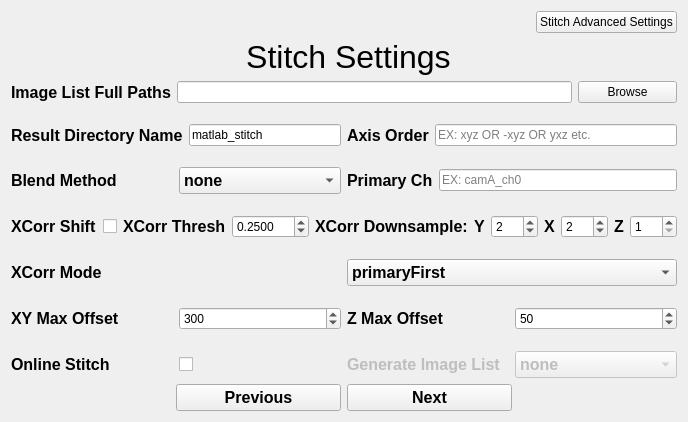
    <widget class="QWidget" name="Stitch">
     <attribute name="title">
      <string>Stitch</string>
     </attribute>
     <layout class="QGridLayout" name="gridLayout_3" rowstretch="2,10,1">
      <item row="0" column="0">
       <layout class="QVBoxLayout" name="verticalLayout_10">
        <item>
         <layout class="QHBoxLayout" name="horizontalLayout" stretch="4,1">
          <item>
           <spacer name="horizontalSpacer_27">
            <property name="orientation">
             <enum>Qt::Horizontal</enum>
            </property>
            <property name="sizeHint" stdset="0">
             <size>
              <width>40</width>
              <height>20</height>
             </size>
            </property>
           </spacer>
          </item>
          <item>
           <widget class="QPushButton" name="stitchAdvancedSettingsButton">
            <property name="text">
             <string>Stitch Advanced Settings</string>
            </property>
           </widget>
          </item>
         </layout>
        </item>
        <item>
         <layout class="QHBoxLayout" name="horizontalLayout_117" stretch="0">
          <item>
           <widget class="QLabel" name="stitchSettingsLabel">
            <property name="font">
             <font>
              <pointsize>24</pointsize>
             </font>
            </property>
            <property name="text">
             <string> Stitch Settings</string>
            </property>
            <property name="alignment">
             <set>Qt::AlignHCenter|Qt::AlignTop</set>
            </property>
           </widget>
          </item>
         </layout>
        </item>
       </layout>
      </item>
      <item row="1" column="0">
       <layout class="QVBoxLayout" name="verticalLayout_9" stretch="1,1,1,1,1,1,1,1,1,1,1,1,1">
        <property name="spacing">
         <number>6</number>
        </property>
        <property name="topMargin">
         <number>0</number>
        </property>
        <item>
         <layout class="QHBoxLayout" name="horizontalLayout_113" stretch="1">
          <item>
           <layout class="QHBoxLayout" name="horizontalLayout_24" stretch="1,4,1">
            <item>
             <widget class="QLabel" name="imageListFullPathsLabel">
              <property name="font">
               <font>
                <pointsize>12</pointsize>
                <bold>true</bold>
               </font>
              </property>
              <property name="text">
               <string>Image List Full Paths</string>
              </property>
             </widget>
            </item>
            <item>
             <widget class="QLineEdit" name="imageListFullPathsLineEdit">
              <property name="sizePolicy">
               <sizepolicy hsizetype="Preferred" vsizetype="Fixed">
                <horstretch>0</horstretch>
                <verstretch>0</verstretch>
               </sizepolicy>
              </property>
             </widget>
            </item>
            <item>
             <widget class="QPushButton" name="imageListFullPathsBrowseButton">
              <property name="sizePolicy">
               <sizepolicy hsizetype="Preferred" vsizetype="Fixed">
                <horstretch>0</horstretch>
                <verstretch>0</verstretch>
               </sizepolicy>
              </property>
              <property name="text">
               <string>Browse</string>
              </property>
             </widget>
            </item>
           </layout>
          </item>
         </layout>
        </item>
        <item>
         <spacer name="verticalSpacer_16">
          <property name="orientation">
           <enum>Qt::Vertical</enum>
          </property>
          <property name="sizeType">
           <enum>QSizePolicy::Preferred</enum>
          </property>
          <property name="sizeHint" stdset="0">
           <size>
            <width>20</width>
            <height>10</height>
           </size>
          </property>
         </spacer>
        </item>
        <item>
         <layout class="QHBoxLayout" name="horizontalLayout_112" stretch="1,1">
          <item>
           <layout class="QHBoxLayout" name="horizontalLayout_23">
            <item>
             <widget class="QLabel" name="resultsDirLabel">
              <property name="font">
               <font>
                <pointsize>12</pointsize>
                <bold>true</bold>
               </font>
              </property>
              <property name="text">
               <string>Result Directory Name</string>
              </property>
             </widget>
            </item>
            <item>
             <widget class="QLineEdit" name="resultsDirLineEdit">
              <property name="text">
               <string>matlab_stitch</string>
              </property>
             </widget>
            </item>
           </layout>
          </item>
          <item>
           <layout class="QHBoxLayout" name="horizontalLayout_25">
            <item>
             <widget class="QLabel" name="axisOrderLabel">
              <property name="font">
               <font>
                <pointsize>12</pointsize>
                <bold>true</bold>
               </font>
              </property>
              <property name="text">
               <string>Axis Order</string>
              </property>
             </widget>
            </item>
            <item>
             <widget class="QLineEdit" name="axisOrderLineEdit">
              <property name="sizePolicy">
               <sizepolicy hsizetype="Expanding" vsizetype="Fixed">
                <horstretch>0</horstretch>
                <verstretch>0</verstretch>
               </sizepolicy>
              </property>
              <property name="placeholderText">
               <string>EX: xyz OR -xyz OR yxz etc.</string>
              </property>
             </widget>
            </item>
           </layout>
          </item>
         </layout>
        </item>
        <item>
         <spacer name="verticalSpacer_15">
          <property name="orientation">
           <enum>Qt::Vertical</enum>
          </property>
          <property name="sizeType">
           <enum>QSizePolicy::Preferred</enum>
          </property>
          <property name="sizeHint" stdset="0">
           <size>
            <width>20</width>
            <height>10</height>
           </size>
          </property>
         </spacer>
        </item>
        <item>
         <layout class="QHBoxLayout" name="horizontalLayout_115" stretch="1,1">
          <item>
           <layout class="QHBoxLayout" name="horizontalLayout_26">
            <item>
             <widget class="QLabel" name="blendMethodLabel">
              <property name="font">
               <font>
                <pointsize>12</pointsize>
                <bold>true</bold>
               </font>
              </property>
              <property name="text">
               <string>Blend Method</string>
              </property>
             </widget>
            </item>
            <item>
             <widget class="QComboBox" name="blendMethodComboBox">
              <property name="font">
               <font>
                <pointsize>12</pointsize>
                <bold>true</bold>
               </font>
              </property>
              <property name="editable">
               <bool>false</bool>
              </property>
              <property name="currentText">
               <string>none</string>
              </property>
              <item>
               <property name="text">
                <string>none</string>
               </property>
              </item>
              <item>
               <property name="text">
                <string>mean</string>
               </property>
              </item>
              <item>
               <property name="text">
                <string>median</string>
               </property>
              </item>
              <item>
               <property name="text">
                <string>max</string>
               </property>
              </item>
              <item>
               <property name="text">
                <string>feather</string>
               </property>
              </item>
             </widget>
            </item>
           </layout>
          </item>
          <item>
           <layout class="QHBoxLayout" name="horizontalLayout_5">
            <item>
             <widget class="QLabel" name="primaryCHLabel">
              <property name="enabled">
               <bool>true</bool>
              </property>
              <property name="font">
               <font>
                <pointsize>12</pointsize>
                <bold>true</bold>
               </font>
              </property>
              <property name="text">
               <string>Primary Ch</string>
              </property>
             </widget>
            </item>
            <item>
             <widget class="QLineEdit" name="primaryCHLineEdit">
              <property name="enabled">
               <bool>true</bool>
              </property>
              <property name="text">
               <string/>
              </property>
              <property name="maxLength">
               <number>32763</number>
              </property>
              <property name="placeholderText">
               <string>EX: camA_ch0</string>
              </property>
             </widget>
            </item>
           </layout>
          </item>
         </layout>
        </item>
        <item>
         <spacer name="verticalSpacer_18">
          <property name="orientation">
           <enum>Qt::Vertical</enum>
          </property>
          <property name="sizeType">
           <enum>QSizePolicy::Preferred</enum>
          </property>
          <property name="sizeHint" stdset="0">
           <size>
            <width>20</width>
            <height>10</height>
           </size>
          </property>
         </spacer>
        </item>
        <item>
         <layout class="QHBoxLayout" name="horizontalLayout_111" stretch="1,1,4">
          <item>
           <layout class="QHBoxLayout" name="horizontalLayout_27">
            <item>
             <widget class="QLabel" name="xCorrShiftLabel">
              <property name="font">
               <font>
                <pointsize>12</pointsize>
                <bold>true</bold>
               </font>
              </property>
              <property name="text">
               <string>XCorr Shift</string>
              </property>
             </widget>
            </item>
            <item>
             <widget class="QCheckBox" name="xCorrShiftCheckBox">
              <property name="text">
               <string/>
              </property>
             </widget>
            </item>
           </layout>
          </item>
          <item>
           <layout class="QHBoxLayout" name="horizontalLayout_64" stretch="4,1">
            <item>
             <widget class="QLabel" name="xcorrThreshLabel">
              <property name="font">
               <font>
                <pointsize>12</pointsize>
                <bold>true</bold>
               </font>
              </property>
              <property name="text">
               <string>XCorr Thresh</string>
              </property>
             </widget>
            </item>
            <item>
             <widget class="QDoubleSpinBox" name="xcorrThreshSpinBox">
              <property name="enabled">
               <bool>true</bool>
              </property>
              <property name="decimals">
               <number>4</number>
              </property>
              <property name="maximum">
               <double>999.000000000000000</double>
              </property>
              <property name="value">
               <double>0.250000000000000</double>
              </property>
             </widget>
            </item>
           </layout>
          </item>
          <item>
           <layout class="QHBoxLayout" name="xcorrDownsampleHorizontalLayout" stretch="4,1,1,1">
            <item>
             <layout class="QHBoxLayout" name="xcorrDownsampleLabelLayout">
              <item>
               <widget class="QLabel" name="xcorrDownsampleLabel">
                <property name="font">
                 <font>
                  <pointsize>12</pointsize>
                  <bold>true</bold>
                 </font>
                </property>
                <property name="text">
                 <string>XCorr Downsample:</string>
                </property>
               </widget>
              </item>
             </layout>
            </item>
            <item>
             <layout class="QHBoxLayout" name="xcorrDownsampleYHorizontalLayout">
              <item>
               <widget class="QLabel" name="xcorrDownsampleYLabel">
                <property name="enabled">
                 <bool>true</bool>
                </property>
                <property name="font">
                 <font>
                  <pointsize>12</pointsize>
                  <bold>true</bold>
                 </font>
                </property>
                <property name="text">
                 <string>Y</string>
                </property>
               </widget>
              </item>
              <item>
               <widget class="QSpinBox" name="xcorrDownsampleYSpinBox">
                <property name="enabled">
                 <bool>true</bool>
                </property>
                <property name="minimum">
                 <number>1</number>
                </property>
                <property name="maximum">
                 <number>999</number>
                </property>
                <property name="value">
                 <number>2</number>
                </property>
               </widget>
              </item>
             </layout>
            </item>
            <item>
             <layout class="QHBoxLayout" name="xcorrDownsampleXHorizontalLayout">
              <item>
               <widget class="QLabel" name="xcorrDownsampleXLabel">
                <property name="enabled">
                 <bool>true</bool>
                </property>
                <property name="font">
                 <font>
                  <pointsize>12</pointsize>
                  <bold>true</bold>
                 </font>
                </property>
                <property name="text">
                 <string>X</string>
                </property>
               </widget>
              </item>
              <item>
               <widget class="QSpinBox" name="xcorrDownsampleXSpinBox">
                <property name="enabled">
                 <bool>true</bool>
                </property>
                <property name="minimum">
                 <number>1</number>
                </property>
                <property name="maximum">
                 <number>999</number>
                </property>
                <property name="value">
                 <number>2</number>
                </property>
               </widget>
              </item>
             </layout>
            </item>
            <item>
             <layout class="QHBoxLayout" name="xcorrDownsampleZHorizontalLayout">
              <item>
               <widget class="QLabel" name="xcorrDownsampleZLabel">
                <property name="enabled">
                 <bool>true</bool>
                </property>
                <property name="font">
                 <font>
                  <pointsize>12</pointsize>
                  <bold>true</bold>
                 </font>
                </property>
                <property name="text">
                 <string>Z</string>
                </property>
               </widget>
              </item>
              <item>
               <widget class="QSpinBox" name="xcorrDownsampleZSpinBox">
                <property name="enabled">
                 <bool>true</bool>
                </property>
                <property name="minimum">
                 <number>1</number>
                </property>
                <property name="maximum">
                 <number>999</number>
                </property>
                <property name="value">
                 <number>1</number>
                </property>
               </widget>
              </item>
             </layout>
            </item>
           </layout>
          </item>
         </layout>
        </item>
        <item>
         <spacer name="verticalSpacer_17">
          <property name="orientation">
           <enum>Qt::Vertical</enum>
          </property>
          <property name="sizeType">
           <enum>QSizePolicy::Preferred</enum>
          </property>
          <property name="sizeHint" stdset="0">
           <size>
            <width>20</width>
            <height>10</height>
           </size>
          </property>
         </spacer>
        </item>
        <item>
         <layout class="QHBoxLayout" name="horizontalLayout_114" stretch="0">
          <item>
           <layout class="QHBoxLayout" name="horizontalLayout_28">
            <item>
             <widget class="QLabel" name="xCorrModeLabel">
              <property name="font">
               <font>
                <pointsize>12</pointsize>
                <bold>true</bold>
               </font>
              </property>
              <property name="text">
               <string>XCorr Mode</string>
              </property>
             </widget>
            </item>
            <item>
             <widget class="QComboBox" name="xCorrModeComboBox">
              <property name="font">
               <font>
                <pointsize>12</pointsize>
                <bold>true</bold>
               </font>
              </property>
              <property name="editable">
               <bool>false</bool>
              </property>
              <property name="currentText">
               <string>primaryFirst</string>
              </property>
              <item>
               <property name="text">
                <string>primaryFirst</string>
               </property>
              </item>
              <item>
               <property name="text">
                <string>primary</string>
               </property>
              </item>
              <item>
               <property name="text">
                <string>all</string>
               </property>
              </item>
             </widget>
            </item>
           </layout>
          </item>
         </layout>
        </item>
        <item>
         <spacer name="verticalSpacer_11">
          <property name="orientation">
           <enum>Qt::Vertical</enum>
          </property>
          <property name="sizeHint" stdset="0">
           <size>
            <width>20</width>
            <height>40</height>
           </size>
          </property>
         </spacer>
        </item>
        <item>
         <layout class="QHBoxLayout" name="horizontalLayout_36">
          <item>
           <layout class="QHBoxLayout" name="horizontalLayout_62">
            <item>
             <widget class="QLabel" name="xyMaxOffsetLabel">
              <property name="font">
               <font>
                <pointsize>12</pointsize>
                <bold>true</bold>
               </font>
              </property>
              <property name="text">
               <string>XY Max Offset</string>
              </property>
             </widget>
            </item>
            <item>
             <widget class="QSpinBox" name="xyMaxOffsetSpinBox">
              <property name="maximum">
               <number>2000000000</number>
              </property>
              <property name="value">
               <number>300</number>
              </property>
             </widget>
            </item>
           </layout>
          </item>
          <item>
           <layout class="QHBoxLayout" name="horizontalLayout_63">
            <item>
             <widget class="QLabel" name="zMaxOffsetLabel">
              <property name="font">
               <font>
                <pointsize>12</pointsize>
                <bold>true</bold>
               </font>
              </property>
              <property name="text">
               <string>Z Max Offset</string>
              </property>
             </widget>
            </item>
            <item>
             <widget class="QSpinBox" name="zMaxOffsetSpinBox">
              <property name="maximum">
               <number>2000000000</number>
              </property>
              <property name="value">
               <number>50</number>
              </property>
             </widget>
            </item>
           </layout>
          </item>
         </layout>
        </item>
        <item>
         <spacer name="verticalSpacer_19">
          <property name="orientation">
           <enum>Qt::Vertical</enum>
          </property>
          <property name="sizeType">
           <enum>QSizePolicy::Preferred</enum>
          </property>
          <property name="sizeHint" stdset="0">
           <size>
            <width>20</width>
            <height>10</height>
           </size>
          </property>
         </spacer>
        </item>
        <item>
         <layout class="QHBoxLayout" name="horizontalLayout_156" stretch="1,1">
          <item>
           <layout class="QHBoxLayout" name="stitchOnlineStitchHorizontalLayout">
            <item>
             <widget class="QLabel" name="stitchOnlineStitchLabel">
              <property name="font">
               <font>
                <pointsize>12</pointsize>
                <bold>true</bold>
               </font>
              </property>
              <property name="text">
               <string>Online Stitch</string>
              </property>
             </widget>
            </item>
            <item>
             <widget class="QCheckBox" name="stitchOnlineStitchCheckBox">
              <property name="text">
               <string/>
              </property>
             </widget>
            </item>
           </layout>
          </item>
          <item>
           <layout class="QHBoxLayout" name="stitchGenerateImageListHorizontalLayout">
            <item>
             <widget class="QLabel" name="stitchGenerateImageListLabel">
              <property name="enabled">
               <bool>false</bool>
              </property>
              <property name="font">
               <font>
                <pointsize>12</pointsize>
                <bold>true</bold>
               </font>
              </property>
              <property name="text">
               <string>Generate Image List</string>
              </property>
             </widget>
            </item>
            <item>
             <widget class="QComboBox" name="stitchGenerateImageListComboBox">
              <property name="enabled">
               <bool>false</bool>
              </property>
              <property name="font">
               <font>
                <pointsize>12</pointsize>
                <bold>true</bold>
               </font>
              </property>
              <property name="editable">
               <bool>false</bool>
              </property>
              <property name="currentText">
               <string>none</string>
              </property>
              <item>
               <property name="text">
                <string>none</string>
               </property>
              </item>
              <item>
               <property name="text">
                <string>from_encoder</string>
               </property>
              </item>
              <item>
               <property name="text">
                <string>from_sqlite</string>
               </property>
              </item>
             </widget>
            </item>
           </layout>
          </item>
         </layout>
        </item>
       </layout>
      </item>
      <item row="2" column="0">
       <layout class="QHBoxLayout" name="horizontalLayout_20" stretch="1,1,1,1">
        <item>
         <spacer name="horizontalSpacer_32">
          <property name="orientation">
           <enum>Qt::Horizontal</enum>
          </property>
          <property name="sizeHint" stdset="0">
           <size>
            <width>40</width>
            <height>20</height>
           </size>
          </property>
         </spacer>
        </item>
        <item>
         <widget class="QPushButton" name="stitchPreviousButton">
          <property name="font">
           <font>
            <pointsize>12</pointsize>
            <bold>true</bold>
           </font>
          </property>
          <property name="text">
           <string>Previous</string>
          </property>
         </widget>
        </item>
        <item>
         <widget class="QPushButton" name="stitchNextButton">
          <property name="font">
           <font>
            <pointsize>12</pointsize>
            <bold>true</bold>
           </font>
          </property>
          <property name="text">
           <string>Next</string>
          </property>
         </widget>
        </item>
        <item>
         <spacer name="horizontalSpacer_33">
          <property name="orientation">
           <enum>Qt::Horizontal</enum>
          </property>
          <property name="sizeHint" stdset="0">
           <size>
            <width>40</width>
            <height>20</height>
           </size>
          </property>
         </spacer>
        </item>
       </layout>
      </item>
     </layout>
    </widget>
